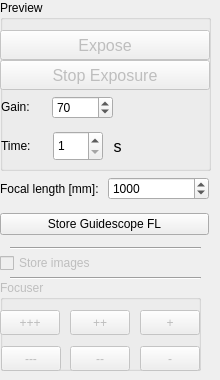
      <widget class="QWidget" name="tabCCDAcq">
       <attribute name="title">
        <string>Prev</string>
       </attribute>
       <widget class="QGroupBox" name="gbCDExposure">
        <property name="geometry">
         <rect>
          <x>0</x>
          <y>0</y>
          <width>211</width>
          <height>171</height>
         </rect>
        </property>
        <property name="title">
         <string>Preview</string>
        </property>
        <property name="flat">
         <bool>false</bool>
        </property>
        <widget class="QPushButton" name="pbExpose">
         <property name="enabled">
          <bool>false</bool>
         </property>
         <property name="geometry">
          <rect>
           <x>0</x>
           <y>30</y>
           <width>210</width>
           <height>30</height>
          </rect>
         </property>
         <property name="minimumSize">
          <size>
           <width>210</width>
           <height>30</height>
          </size>
         </property>
         <property name="maximumSize">
          <size>
           <width>210</width>
           <height>30</height>
          </size>
         </property>
         <property name="font">
          <font>
           <pointsize>12</pointsize>
          </font>
         </property>
         <property name="text">
          <string>Expose</string>
         </property>
        </widget>
        <widget class="QWidget" name="layoutWidget_9">
         <property name="geometry">
          <rect>
           <x>0</x>
           <y>130</y>
           <width>129</width>
           <height>32</height>
          </rect>
         </property>
         <layout class="QHBoxLayout" name="horizontalLayout_3">
          <item>
           <widget class="QLabel" name="lGuideTime">
            <property name="minimumSize">
             <size>
              <width>45</width>
              <height>30</height>
             </size>
            </property>
            <property name="maximumSize">
             <size>
              <width>45</width>
              <height>30</height>
             </size>
            </property>
            <property name="text">
             <string>Time:</string>
            </property>
           </widget>
          </item>
          <item>
           <widget class="QSpinBox" name="sbExposureTime">
            <property name="minimumSize">
             <size>
              <width>50</width>
              <height>30</height>
             </size>
            </property>
            <property name="maximumSize">
             <size>
              <width>50</width>
              <height>30</height>
             </size>
            </property>
            <property name="minimum">
             <number>1</number>
            </property>
            <property name="maximum">
             <number>20</number>
            </property>
            <property name="value">
             <number>1</number>
            </property>
           </widget>
          </item>
          <item>
           <widget class="QLabel" name="lSeconds">
            <property name="minimumSize">
             <size>
              <width>15</width>
              <height>30</height>
             </size>
            </property>
            <property name="maximumSize">
             <size>
              <width>15</width>
              <height>30</height>
             </size>
            </property>
            <property name="font">
             <font>
              <pointsize>12</pointsize>
             </font>
            </property>
            <property name="text">
             <string>s</string>
            </property>
            <property name="alignment">
             <set>Qt::AlignCenter</set>
            </property>
           </widget>
          </item>
         </layout>
        </widget>
        <widget class="QPushButton" name="pbStopExposure">
         <property name="enabled">
          <bool>false</bool>
         </property>
         <property name="geometry">
          <rect>
           <x>0</x>
           <y>60</y>
           <width>210</width>
           <height>30</height>
          </rect>
         </property>
         <property name="minimumSize">
          <size>
           <width>210</width>
           <height>30</height>
          </size>
         </property>
         <property name="maximumSize">
          <size>
           <width>210</width>
           <height>30</height>
          </size>
         </property>
         <property name="font">
          <font>
           <pointsize>12</pointsize>
          </font>
         </property>
         <property name="text">
          <string>Stop Exposure</string>
         </property>
        </widget>
        <widget class="QWidget" name="layoutWidget">
         <property name="geometry">
          <rect>
           <x>1</x>
           <y>91</y>
           <width>112</width>
           <height>33</height>
          </rect>
         </property>
         <layout class="QHBoxLayout" name="horizontalLayout_12">
          <item>
           <widget class="QLabel" name="lGain">
            <property name="minimumSize">
             <size>
              <width>45</width>
              <height>30</height>
             </size>
            </property>
            <property name="maximumSize">
             <size>
              <width>45</width>
              <height>30</height>
             </size>
            </property>
            <property name="text">
             <string>Gain:</string>
            </property>
           </widget>
          </item>
          <item>
           <widget class="QSpinBox" name="sbCCDGain">
            <property name="minimum">
             <number>1</number>
            </property>
            <property name="maximum">
             <number>100</number>
            </property>
            <property name="value">
             <number>70</number>
            </property>
           </widget>
          </item>
         </layout>
        </widget>
       </widget>
       <widget class="QCheckBox" name="cbStoreGuideCamImgs">
        <property name="enabled">
         <bool>false</bool>
        </property>
        <property name="geometry">
         <rect>
          <x>0</x>
          <y>250</y>
          <width>131</width>
          <height>26</height>
         </rect>
        </property>
        <property name="text">
         <string>Store images</string>
        </property>
       </widget>
       <widget class="Line" name="line_4">
        <property name="geometry">
         <rect>
          <x>10</x>
          <y>240</y>
          <width>191</width>
          <height>16</height>
         </rect>
        </property>
        <property name="orientation">
         <enum>Qt::Horizontal</enum>
        </property>
       </widget>
       <widget class="QWidget" name="layoutWidget">
        <property name="geometry">
         <rect>
          <x>0</x>
          <y>170</y>
          <width>209</width>
          <height>72</height>
         </rect>
        </property>
        <layout class="QVBoxLayout" name="verticalLayout">
         <item>
          <layout class="QHBoxLayout" name="horizontalLayout_13">
           <item>
            <widget class="QLabel" name="lFocalLength">
             <property name="text">
              <string>Focal length [mm]:</string>
             </property>
            </widget>
           </item>
           <item>
            <widget class="QSpinBox" name="sbFLGuideScope">
             <property name="minimum">
              <number>50</number>
             </property>
             <property name="maximum">
              <number>9999</number>
             </property>
             <property name="value">
              <number>1000</number>
             </property>
            </widget>
           </item>
          </layout>
         </item>
         <item>
          <widget class="QPushButton" name="pbStoreFL">
           <property name="text">
            <string>Store Guidescope FL</string>
           </property>
          </widget>
         </item>
        </layout>
       </widget>
       <widget class="Line" name="line_6">
        <property name="geometry">
         <rect>
          <x>10</x>
          <y>270</y>
          <width>191</width>
          <height>16</height>
         </rect>
        </property>
        <property name="orientation">
         <enum>Qt::Horizontal</enum>
        </property>
       </widget>
       <widget class="QGroupBox" name="gbFocuserInGuide">
        <property name="enabled">
         <bool>false</bool>
        </property>
        <property name="geometry">
         <rect>
          <x>0</x>
          <y>280</y>
          <width>201</width>
          <height>91</height>
         </rect>
        </property>
        <property name="title">
         <string>Focuser</string>
        </property>
        <widget class="QPushButton" name="pbGdFocBigFwd">
         <property name="geometry">
          <rect>
           <x>0</x>
           <y>30</y>
           <width>60</width>
           <height>25</height>
          </rect>
         </property>
         <property name="minimumSize">
          <size>
           <width>60</width>
           <height>25</height>
          </size>
         </property>
         <property name="maximumSize">
          <size>
           <width>60</width>
           <height>25</height>
          </size>
         </property>
         <property name="text">
          <string>+++</string>
         </property>
        </widget>
        <widget class="QPushButton" name="pbGdFocMedFwd">
         <property name="geometry">
          <rect>
           <x>70</x>
           <y>30</y>
           <width>60</width>
           <height>25</height>
          </rect>
         </property>
         <property name="minimumSize">
          <size>
           <width>60</width>
           <height>25</height>
          </size>
         </property>
         <property name="maximumSize">
          <size>
           <width>60</width>
           <height>25</height>
          </size>
         </property>
         <property name="text">
          <string>++</string>
         </property>
        </widget>
        <widget class="QPushButton" name="pbGdFocSmallFwd">
         <property name="geometry">
          <rect>
           <x>140</x>
           <y>30</y>
           <width>60</width>
           <height>25</height>
          </rect>
         </property>
         <property name="minimumSize">
          <size>
           <width>60</width>
           <height>25</height>
          </size>
         </property>
         <property name="maximumSize">
          <size>
           <width>60</width>
           <height>25</height>
          </size>
         </property>
         <property name="text">
          <string>+</string>
         </property>
        </widget>
        <widget class="QPushButton" name="pbGdFocBigBwd">
         <property name="geometry">
          <rect>
           <x>1</x>
           <y>66</y>
           <width>60</width>
           <height>25</height>
          </rect>
         </property>
         <property name="minimumSize">
          <size>
           <width>60</width>
           <height>25</height>
          </size>
         </property>
         <property name="maximumSize">
          <size>
           <width>60</width>
           <height>25</height>
          </size>
         </property>
         <property name="text">
          <string>---</string>
         </property>
        </widget>
        <widget class="QPushButton" name="pbGdFocMedBwd">
         <property name="geometry">
          <rect>
           <x>70</x>
           <y>66</y>
           <width>60</width>
           <height>25</height>
          </rect>
         </property>
         <property name="minimumSize">
          <size>
           <width>60</width>
           <height>25</height>
          </size>
         </property>
         <property name="maximumSize">
          <size>
           <width>60</width>
           <height>25</height>
          </size>
         </property>
         <property name="text">
          <string>--</string>
         </property>
        </widget>
        <widget class="QPushButton" name="pbGdFocSmallBwd">
         <property name="geometry">
          <rect>
           <x>140</x>
           <y>66</y>
           <width>60</width>
           <height>25</height>
          </rect>
         </property>
         <property name="minimumSize">
          <size>
           <width>60</width>
           <height>25</height>
          </size>
         </property>
         <property name="maximumSize">
          <size>
           <width>60</width>
           <height>25</height>
          </size>
         </property>
         <property name="text">
          <string>-</string>
         </property>
        </widget>
       </widget>
       <zorder>gbCDExposure</zorder>
       <zorder>line_4</zorder>
       <zorder>layoutWidget</zorder>
       <zorder>line_6</zorder>
       <zorder>gbFocuserInGuide</zorder>
       <zorder>cbStoreGuideCamImgs</zorder>
      </widget>
